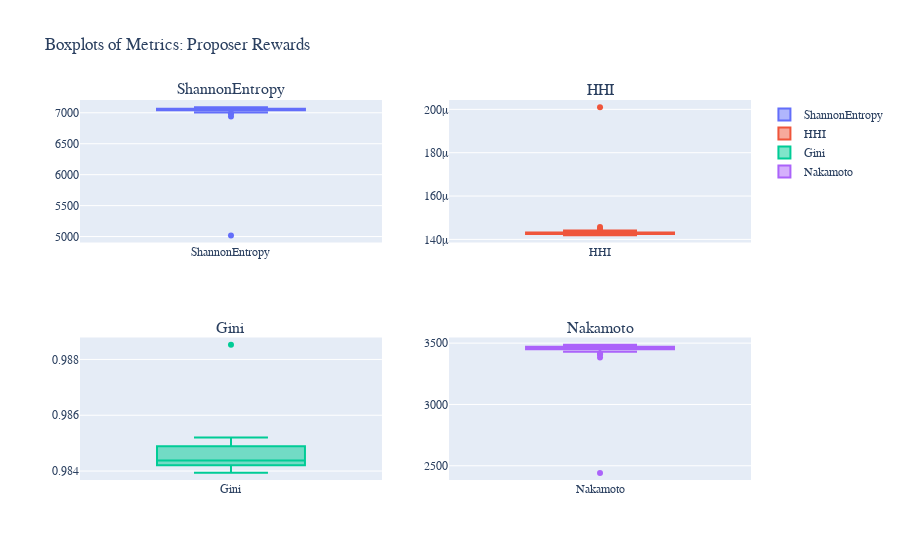

Source (notebook cell):
### Code cell
import plotly.graph_objects as go
from plotly.subplots import make_subplots
import pandas as pd

# Sample dataframe (replace with your actual dataframe)
df = data.copy()

# Create a 2x2 subplot layout
fig = make_subplots(rows=2, cols=2, subplot_titles=('ShannonEntropy', 'HHI', 'Gini', 'Nakamoto'))
# Add box plots to each subplot
fig.add_trace(go.Box(y=df['ShannonEntropy'], name='ShannonEntropy'), row=1, col=1)
fig.add_trace(go.Box(y=df['HHI'], name='HHI'), row=1, col=2)
fig.add_trace(go.Box(y=df['Gini'], name='Gini'), row=2, col=1)
fig.add_trace(go.Box(y=df['Nakamoto'], name='Nakamoto'), row=2, col=2)

# Explanation with LaTeX
#explanation = r'Note: In this plot, the symbol $\mu$ represents a factor of $10^{-6}$.'

# Update layout for better aesthetics and add explanation
fig.update_layout(
    title='Boxplots of Metrics: Proposer Rewards',
    showlegend=True,
    font=dict(family="Courier New, monospace")
)

fig.show()

### Figure 1 — Plotly figure (JSON) as saved in the notebook; plotly's stock layout.template omitted (floating-point values rounded to 4 significant figures)
{"data": [{"name": "ShannonEntropy", "type": "box", "xaxis": "x", "y": [5019.0, 6989.0, 7005.0, 7008.0, 7034.0, 7023.0, 6938.0, 7043.0, 7034.0, 7064.0, 7065.0, 7043.0, 7047.0, 7056.0, 7038.0, 7067.0, 7024.0, 7091.0, 7060.0, 7045.0, 7039.0, 7052.0, 7029.0, 7055.0, 7049.0, 7045.0, 7055.0, 7071.0, 7046.0, 7065.0, 7073.0, 7062.0, 7058.0, 7068.0, 7040.0, 7062.0, 7030.0, 7042.0, 7055.0, 6989.0, 7046.0, 7050.0, 7074.0, 7055.0, 7047.0, 7086.0, 7070.0, 7045.0, 7049.0, 7053.0, 7061.0, 7058.0, 7074.0, 7065.0, 7071.0, 7036.0, 7081.0, 7049.0, 7071.0, 7077.0, 7071.0, 7054.0], "yaxis": "y"}, {"name": "HHI", "type": "box", "xaxis": "x2", "y": [0.000201, 0.0001443, 0.0001441, 0.000144, 0.0001432, 0.0001436, 0.0001457, 0.0001431, 0.0001449, 0.0001425, 0.0001425, 0.000143, 0.0001429, 0.0001428, 0.0001432, 0.0001424, 0.0001436, 0.0001419, 0.0001426, 0.0001429, 0.0001431, 0.0001429, 0.0001434, 0.0001428, 0.000143, 0.0001431, 0.0001428, 0.0001423, 0.000143, 0.0001425, 0.0001423, 0.0001426, 0.0001426, 0.0001424, 0.0001432, 0.0001426, 0.0001436, 0.0001432, 0.0001428, 0.0001444, 0.0001429, 0.0001429, 0.0001422, 0.0001427, 0.0001429, 0.0001419, 0.0001423, 0.000143, 0.0001429, 0.0001428, 0.0001427, 0.0001428, 0.0001423, 0.0001426, 0.0001424, 0.0001433, 0.0001421, 0.000143, 0.0001424, 0.0001422, 0.0001424, 0.0001428], "yaxis": "y2"}, {"name": "Gini", "type": "box", "xaxis": "x3", "y": [0.9885, 0.984, 0.984, 0.984, 0.9839, 0.984, 0.9843, 0.984, 0.984, 0.984, 0.984, 0.9841, 0.9841, 0.9841, 0.9842, 0.9841, 0.9843, 0.9841, 0.9842, 0.9843, 0.9843, 0.9843, 0.9844, 0.9843, 0.9843, 0.9843, 0.9843, 0.9843, 0.9844, 0.9843, 0.9843, 0.9844, 0.9844, 0.9844, 0.9845, 0.9845, 0.9846, 0.9846, 0.9846, 0.9848, 0.9846, 0.9846, 0.9846, 0.9847, 0.9848, 0.9847, 0.9848, 0.9849, 0.9849, 0.9849, 0.9849, 0.9849, 0.9849, 0.9849, 0.9849, 0.9851, 0.985, 0.9851, 0.9851, 0.9851, 0.9851, 0.9852], "yaxis": "y3"}, {"name": "Nakamoto", "type": "box", "xaxis": "x4", "y": [2442, 3408, 3417, 3429, 3449, 3438, 3382, 3459, 3453, 3477, 3481, 3461, 3460, 3465, 3451, 3471, 3437, 3488, 3466, 3451, 3447, 3456, 3442, 3463, 3463, 3455, 3463, 3477, 3455, 3469, 3473, 3471, 3464, 3474, 3447, 3464, 3444, 3452, 3464, 3407, 3451, 3460, 3474, 3461, 3453, 3486, 3474, 3452, 3456, 3459, 3467, 3463, 3476, 3469, 3471, 3446, 3479, 3456, 3470, 3475, 3465, 3455], "yaxis": "y4"}], "layout": {"annotations": [{"font": {"size": 16}, "showarrow": false, "text": "ShannonEntropy", "x": 0.225, "xanchor": "center", "xref": "paper", "y": 1, "yanchor": "bottom", "yref": "paper"}, {"font": {"size": 16}, "showarrow": false, "text": "HHI", "x": 0.775, "xanchor": "center", "xref": "paper", "y": 1, "yanchor": "bottom", "yref": "paper"}, {"font": {"size": 16}, "showarrow": false, "text": "Gini", "x": 0.225, "xanchor": "center", "xref": "paper", "y": 0.375, "yanchor": "bottom", "yref": "paper"}, {"font": {"size": 16}, "showarrow": false, "text": "Nakamoto", "x": 0.775, "xanchor": "center", "xref": "paper", "y": 0.375, "yanchor": "bottom", "yref": "paper"}], "font": {"family": "Courier New, monospace"}, "showlegend": true, "title": {"text": "Boxplots of Metrics: Proposer Rewards"}, "xaxis": {"anchor": "y", "domain": [0, 0.45]}, "xaxis2": {"anchor": "y2", "domain": [0.55, 1]}, "xaxis3": {"anchor": "y3", "domain": [0, 0.45]}, "xaxis4": {"anchor": "y4", "domain": [0.55, 1]}, "yaxis": {"anchor": "x", "domain": [0.625, 1]}, "yaxis2": {"anchor": "x2", "domain": [0.625, 1]}, "yaxis3": {"anchor": "x3", "domain": [0, 0.375]}, "yaxis4": {"anchor": "x4", "domain": [0, 0.375]}}}
